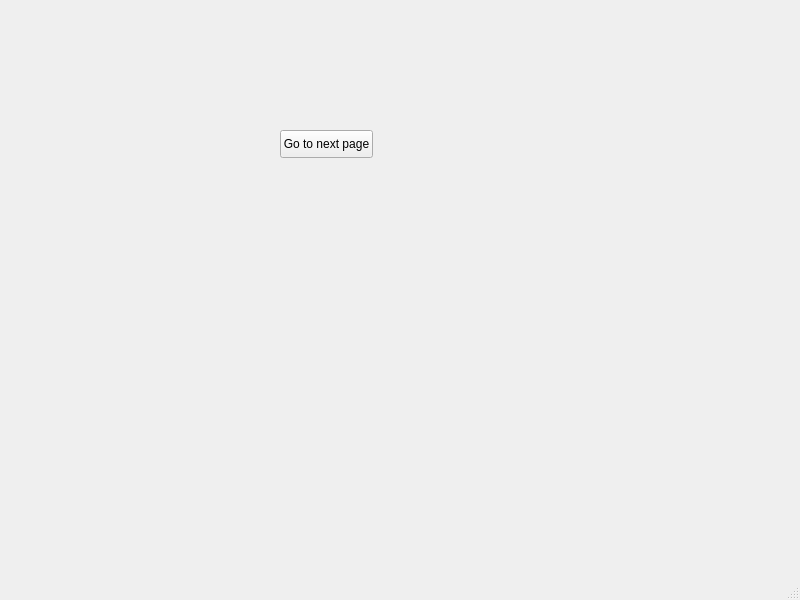
<?xml version="1.0" encoding="UTF-8"?>
<ui version="4.0">
 <class>MainWindow</class>
 <widget class="QMainWindow" name="MainWindow">
  <property name="geometry">
   <rect>
    <x>0</x>
    <y>0</y>
    <width>800</width>
    <height>600</height>
   </rect>
  </property>
  <property name="windowTitle">
   <string>MainWindow</string>
  </property>
  <widget class="QWidget" name="centralwidget">
   <widget class="QPushButton" name="pushButton">
    <property name="geometry">
     <rect>
      <x>280</x>
      <y>130</y>
      <width>93</width>
      <height>28</height>
     </rect>
    </property>
    <property name="text">
     <string>Go to next page</string>
    </property>
   </widget>
  </widget>
  <widget class="QMenuBar" name="menubar">
   <property name="geometry">
    <rect>
     <x>0</x>
     <y>0</y>
     <width>800</width>
     <height>26</height>
    </rect>
   </property>
  </widget>
  <widget class="QStatusBar" name="statusbar"/>
 </widget>
 <resources/>
 <connections/>
</ui>
